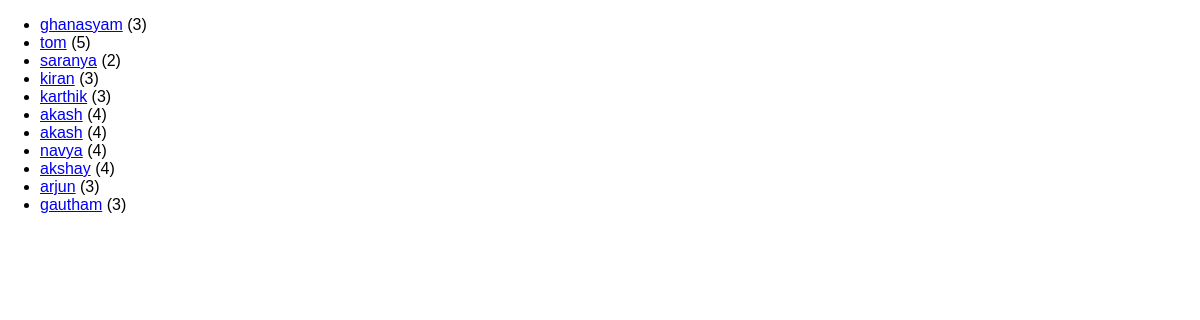
The app's page /reviewlist/ with its own data.
### reviews/models.py (models this page shows)
class Review(models.Model):
    user_name=models.CharField(max_length=100)
    review_text=models.TextField()
    rating=models.IntegerField()

### reviews/views.py (the view)
# urls.py: path("reviewlist/",views.ReviewListView.as_view(),name="reviewlist"),
class ReviewListView(ListView):
    template_name="reviews/reviewlist.html"
    model=Review #list of data taken from which model
    context_object_name="reviews" #name of the key that we uses in the template

### reviews/templates/reviews/reviewlist.html (shortened to what this page needs)
{% extends 'reviews/base.html' %}
      {% block content %}
      <ul>
        {% for review in reviews  %}
        <li>
         <a href="{% url 'reviewdetails' review.id %}"> {{  review.user_name }}</a> ({{ review.rating }})
        </li>
        {% endfor %}
      </ul>
      {% endblock content %}

### reviews/templates/reviews/base.html (shortened to what this page needs)
{% load static %}
<!DOCTYPE html>
<html lang="en">
<head>
    <link rel="stylesheet" href="{% static 'reviews/styles.css' %}">
</head>
<body>
    {% block content %}
    {% endblock content %}
</body>
</html>

### reviews/static/reviews/styles.css (style rules this page uses)
body { font-family: sans-serif; margin: 0; }

### records on screen
Review: user_name "ghanasyam", rating "3"
Review: user_name "tom", rating "5"
Review: user_name "saranya", rating "2"
Review: user_name "kiran", rating "3"
Review: user_name "karthik", rating "3"
Review: user_name "akash", rating "4"
Review: user_name "akash", rating "4"
Review: user_name "navya", rating "4"
Review: user_name "akshay", rating "4"
Review: user_name "arjun", rating "3"
Review: user_name "gautham", rating "3"
